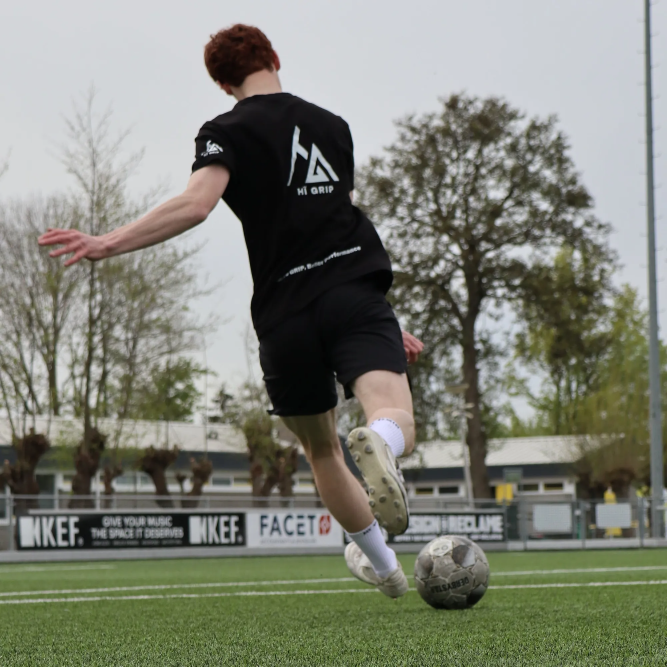
#> input picture 03_Website_Agent/Homepage-prototype/v1.33/img/sport-voetbal-2000.webp, 2000 x 2000 px, given in place of sport-voetbal-2000.png, which was not available (shown at 1/3 size)
$ python beeld_basis.py
#> lines starting #> are read from the running program, lines starting #| are printed output that depends on the picture; after the words box and inside, x2 and y2 are one past the last pixel; in counts of white or black regions, pixels touching at a corner belong together
# Ronde 4: A1 x B3 op zwart, FRZN/Doré-niveau. Alle beelden 2x (1200 breed voor 600px slot).
import pathlib, random
from PIL import Image, ImageDraw, ImageFont, ImageFilter, ImageEnhance, ImageChops

import os
ROOT = pathlib.Path(os.environ.get("EMAIL_WORK", pathlib.Path(__file__).parent))  # werkmap met src/, src/cut/, assets/
FONTS_DIR = pathlib.Path(__file__).parent.parent / "Fonts"
SRC, CUT, OUT, FONTS = ROOT / "src", ROOT / "src" / "cut", ROOT / "assets", FONTS_DIR
BI, BLK, SEMI = (str(FONTS / f) for f in ("Poppins-BlackItalic.ttf", "Poppins-Black.ttf", "Poppins-SemiBold.ttf"))
VOLT, WHITE, BLACK, MUTE = (204, 255, 0), (255, 255, 255), (10, 10, 10), (144, 145, 148)
W = 1200


# ---------------------------------------------------------------- helpers
def font(path, size):
    return ImageFont.truetype(path, size)


def tw(f, s, track):
    return sum(f.getlength(c) for c in s) + track * f.size * (len(s) - 1)


def text(d, xy, s, f, fill, track=-0.045):
    x, y = xy
    for c in s:
        d.text((x, y), c, font=f, fill=fill)
        x += f.getlength(c) + track * f.size
    return x


def caps(d, xy, s, size=19, fill=MUTE, track=0.18, anchor="l"):
    f = font(SEMI, size)
    w = tw(f, s, track)
    x = xy[0] - (w if anchor == "r" else 0)
    text(d, (x, xy[1]), s, f, fill, track)
    return w


ERODE = {"sp-tennis-wit-1179.png": 7, "f6.png": 5}


def refine(name, height, sat=1.0, con=1.06):
    """Gladde, afgeronde randen: 1px eroderen, alpha verzachten en weer aanscherpen (geen rafels of halo)."""
    im = Image.open(CUT / name).convert("RGBA")
    a = im.getchannel("A").filter(ImageFilter.MinFilter(ERODE.get(name, 3))).filter(ImageFilter.GaussianBlur(1.6))
    a = a.point(lambda v: 0 if v < 70 else 255 if v > 190 else int((v - 70) * 255 / 120))
    rgb = ImageEnhance.Contrast(ImageEnhance.Color(im.convert("RGB")).enhance(sat)).enhance(con)
    im = rgb.convert("RGBA")
    im.putalpha(a)
    w = int(im.size[0] * height / im.size[1])
    return im.resize((w, height), Image.LANCZOS)


def rim(p, color=(235, 240, 225), spread=3, blur=4, op=0.35):
    """Randlicht: zachte lichtrand rond de sporter zodat zwart shirt loskomt van zwarte achtergrond."""
    a = p.getchannel("A")
    pad = spread * 4
    big = Image.new("L", (p.size[0] + pad * 2, p.size[1] + pad * 2), 0)
    big.paste(a, (pad, pad))
    g = big.filter(ImageFilter.MaxFilter(spread * 2 + 1)).filter(ImageFilter.GaussianBlur(blur))
    g = g.point(lambda v: int(v * op))
    lay = Image.new("RGBA", big.size, color + (0,))
    lay.putalpha(g)
    return lay, pad


def place(im, p, xy, rim_col=(235, 240, 225), rim_op=0.35, shift=(-5, -6)):
    """Gericht randlicht van linksboven: de gloed schuift op, de sporter dekt de rest af."""
    lay, pad = rim(p, rim_col, op=rim_op)
    im.alpha_composite(lay, (xy[0] - pad + shift[0], xy[1] - pad + shift[1]))
    im.alpha_composite(p, xy)


def backlight(size, cx, cy, rx, ry, col=(70, 72, 66), op=255):
    lay = Image.new("RGBA", size, (0, 0, 0, 0))
    ImageDraw.Draw(lay).ellipse([cx - rx, cy - ry, cx + rx, cy + ry], fill=col + (op,))
    return lay.filter(ImageFilter.GaussianBlur(min(rx, ry) * 0.55))


def shadow(size, cx, cy, rw, rh, op=170, blur=22):
    s = Image.new("RGBA", size, (0, 0, 0, 0))
    ImageDraw.Draw(s).ellipse([cx - rw, cy - rh, cx + rw, cy + rh], fill=(0, 0, 0, op))
    return s.filter(ImageFilter.GaussianBlur(blur))


def spotlight(size, cx, cy, r, col=(34, 34, 34)):
    w, h = size
    base = Image.new("RGB", size, BLACK)
    m = Image.new("L", size, 0)
    ImageDraw.Draw(m).ellipse([cx - r, cy - r, cx + r, cy + r], fill=255)
    m = m.filter(ImageFilter.GaussianBlur(r * 0.45))
    return Image.composite(Image.new("RGB", size, col), base, m)


def tri_raster(size, cx, cy, r, col=(40, 40, 40), cell=30):
    """Grippatroon van de zool (driehoeken) als 'gespoten' merkhandtekening, vervaagt naar de randen."""
    w, h = size
    lay = Image.new("RGBA", size, (0, 0, 0, 0))
    d = ImageDraw.Draw(lay)
    rnd = random.Random(5)
    for j, y in enumerate(range(0, h, int(cell * 0.87))):
        off = (cell / 2) if j % 2 else 0
        for x in range(-cell, w + cell, cell):
            px = x + off
            dist = ((px - cx) ** 2 + (y - cy) ** 2) ** 0.5 / r
            if dist > 1 or rnd.random() < dist ** 1.6:
                continue
            s = cell * 0.36
            up = (j + x // cell) % 2 == 0
            pts = [(px, y - s), (px - s, y + s * 0.8), (px + s, y + s * 0.8)] if up else [(px, y + s), (px - s, y - s * 0.8), (px + s, y - s * 0.8)]
            d.polygon(pts, fill=col + (int(255 * (1 - dist) ** 0.7),))
    return lay


def grain(im, amt=0.035):
    n = Image.effect_noise(im.size, 40).convert("RGB")
    return Image.blend(im.convert("RGB"), n, amt)


# [6 lines left out: function round_corners, not called in this run]


def sticker_img(s, size, rot):
    f = font(BI, size)
    w, h = int(tw(f, s, -0.045)) + int(size * 0.34), int(size * 1.18)
    t = Image.new("RGBA", (w, h), VOLT + (255,))
    text(ImageDraw.Draw(t), (int(size * 0.15), int(-size * 0.17)), s, f, BLACK)
    return t.rotate(rot, expand=True, resample=Image.BICUBIC)


def circle_badge(d, cx, cy, r, line1, line2):
    d.ellipse([cx - r, cy - r, cx + r, cy + r], outline=(200, 200, 200), width=2)
    a = r * 0.32
    d.line([(cx - a, cy + a), (cx + a, cy - a)], fill=WHITE, width=3)
    d.line([(cx + a, cy - a), (cx - a * 0.1, cy - a)], fill=WHITE, width=3)
    d.line([(cx + a, cy - a), (cx + a, cy + a * 0.1)], fill=WHITE, width=3)
    caps(d, (cx + r + 24, cy - 26), line1, 17, MUTE)
    text(d, (cx + r + 24, cy - 2), line2, font(BLK, 30), WHITE, -0.02)


# [8 lines left out: function barcode, not called in this run]


def edge_to_black(im, feather=110):
    """Randen naadloos naar mailzwart, zodat het beeld geen zichtbaar blok vormt."""
    w, h = im.size
    m = Image.new("L", (w, h), 0)
    ImageDraw.Draw(m).rectangle([feather, feather, w - feather, h - feather], fill=255)
    m = m.filter(ImageFilter.GaussianBlur(feather * 0.55))
    return Image.composite(im.convert("RGB"), Image.new("RGB", (w, h), BLACK), m)


def save_jpg(im, name, q=80):
    im.convert("RGB").save(OUT / name, "JPEG", quality=q, optimize=True, progressive=True)
    print(name, im.size, round((OUT / name).stat().st_size / 1024), "KB")


# [23 lines left out: functions crop_to, grade, not called in this run]


# ---------------------------------------------------------------- 1. HERO
def hero():
    H = 1500
    size = (W, H)
    bg = Image.alpha_composite(spotlight(size, 800, 760, 600).convert("RGBA"), backlight(size, 850, 640, 330, 420, (58, 60, 54)))
#> in spotlight, `base = Image.new("RGB", size, BLACK)`: base: PIL image 1200x1500 RGB; every value is 10
#> in spotlight, `m = Image.new("L", size, 0)`: m: PIL image 1200x1500 L; every value is 0
#> in spotlight, `ImageDraw.Draw(m).ellipse([cx - r, cy - r, cx + r, cy + r], fill=255)`:
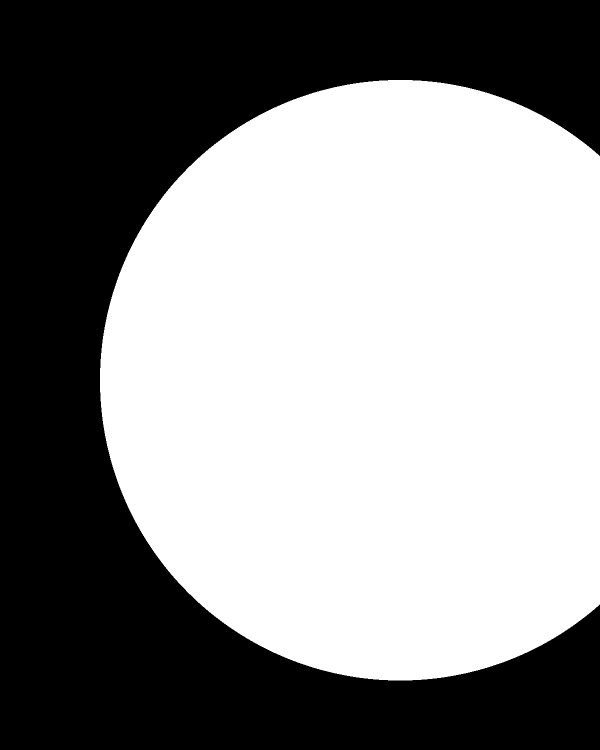
#> m: PIL image 1200x1500 L (shown at 1/2 size); 56% white; 1 black region, box (x1, y1, x2, y2) and area: (0, 0, 1200, 1500) 792134
#> in backlight, `lay = Image.new("RGBA", size, (0, 0, 0, 0))`: lay: PIL image 1200x1500 RGBA; every value is 0
    bg = Image.alpha_composite(bg, tri_raster(size, 800, 700, 540))
    im = edge_to_black(grain(bg), 120).convert("RGBA")  # alleen de achtergrond loopt naadloos weg
#> in grain, `n = Image.effect_noise(im.size, 40).convert("RGB")`:
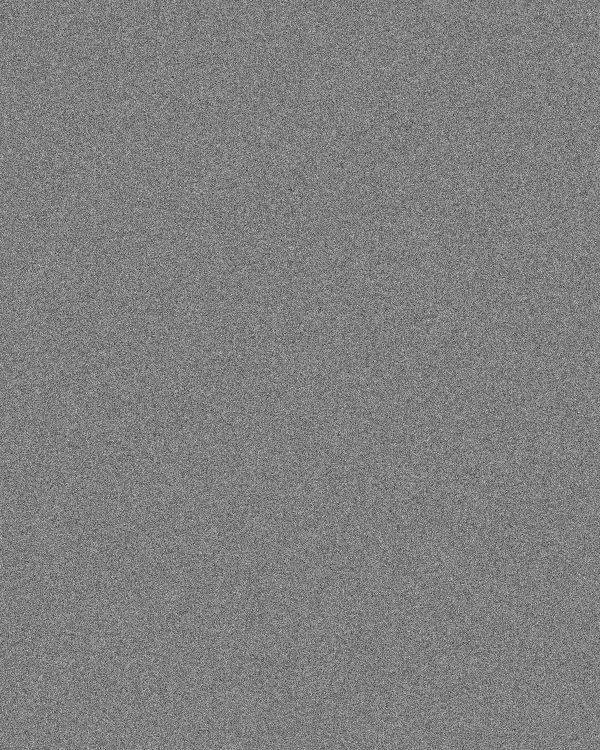
#> n: PIL image 1200x1500 RGB (shown at 1/2 size); min 0, max 255, mean 127.5
#> in edge_to_black, `w, h = im.size`: w = 1200; h = 1500
#> in edge_to_black, `ImageDraw.Draw(m).rectangle([feather, feather, w - feather, h - feathe..`: m: PIL image 1200x1500 L; 67.3% white; 1 black region, box (x1, y1, x2, y2) and area: (0, 0, 1200, 1500) 588179
#> in edge_to_black, `m = m.filter(ImageFilter.GaussianBlur(feather * 0.55))`:
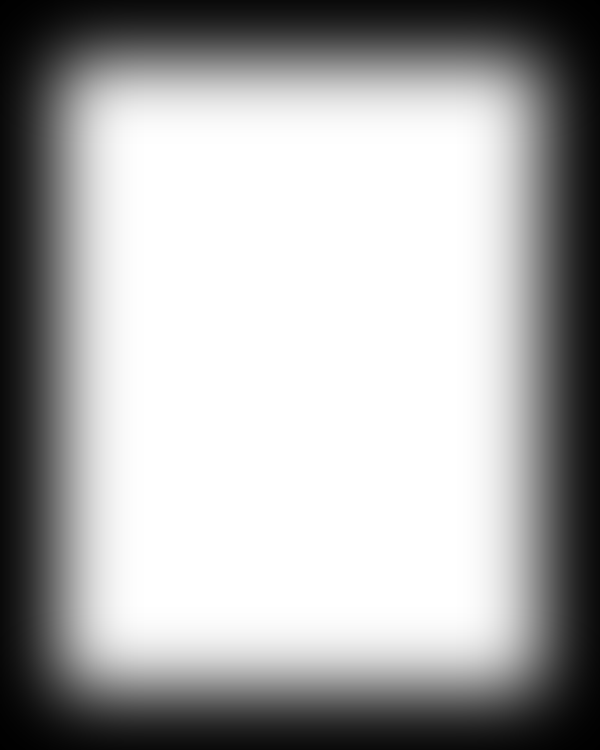
#> m: PIL image 1200x1500 L (shown at 1/2 size); min 0, max 255, mean 171.3
    # laag 1: kop (achter de sporter)
    back = Image.new("RGBA", size, (0, 0, 0, 0))
    bd = ImageDraw.Draw(back)
    f = font(BI, 182)
    y0 = 150
    text(bd, (72, y0), "JIJ BENT", f, WHITE)
    x_er = text(bd, (72, y0 + 164), "ER", f, WHITE)
#> x_er = 297.1
    text(bd, (72, y0 + 328), "BIJ.", f, WHITE)
    im = Image.alpha_composite(im, back)
    # laag 2: sporter, overlapt alleen de uiteinden van de regels
    p = refine("sport-voetbal-2000.png", 1060, sat=1.02)
#> in refine, `a = im.getchannel("A").filter(ImageFilter.MinFilter(ERODE.get(name, 3)..`: a: PIL image 2000x2000 L; every value is 255
    cx = 830
    px, py = cx - p.size[0] // 2, 1250 - p.size[1]
#> px = 300; py = 190
    im = Image.alpha_composite(im, shadow(size, cx + 40, 1236, 280, 28))
#> im: PIL image 1200x1500 RGBA
    place(im, p, (px, py), rim_op=0.42)
#> in rim, `a = p.getchannel("A")`: a: PIL image 1060x1060 L; every value is 255
#> in rim, `big = Image.new("L", (p.size[0] + pad * 2, p.size[1] + pad * 2), 0)`: big: PIL image 1084x1084 L; every value is 0
#> in rim, `big.paste(a, (pad, pad))`: big: PIL image 1084x1084 L; 95.6% white; 1 black region, box (x1, y1, x2, y2) and area: (0, 0, 1084, 1084) 51456
#> in rim, `lay.putalpha(g)`:
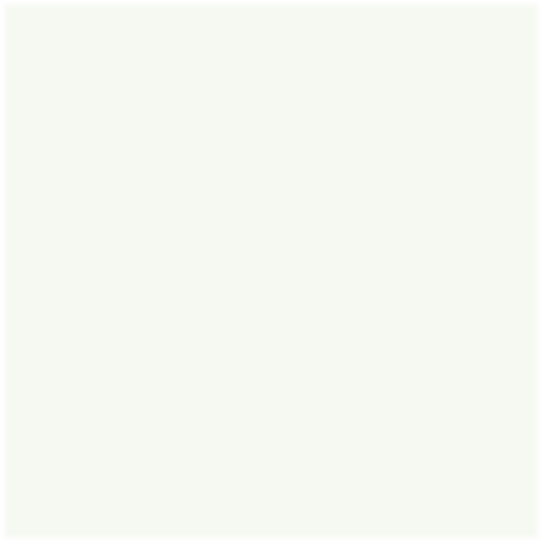
#> lay: PIL image 1084x1084 RGBA (shown at 1/2 size); mean R, G, B, A 235, 240, 225, 103.4; transparent parts drawn white
#> in place, `lay, pad = rim(p, rim_col, op=rim_op)`: pad = 12
    # laag 3 (voor de sporter): sticker, aanbod, annotaties
    st = sticker_img("EERDER", 150, -4)
#> in sticker_img, `text(ImageDraw.Draw(t), (int(size * 0.15), int(-size * 0.17)), s, f, B..`:
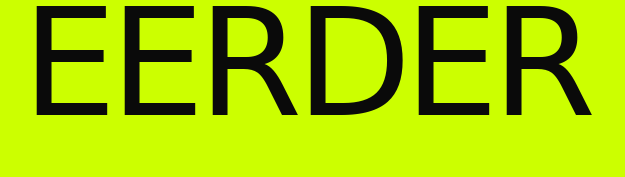
#> t: PIL image 625x177 RGBA; mean R, G, B, A 163.5, 203.8, 2.1, 255
#> in sticker_img, `return t.rotate(rot, expand=True, resample=Image.BICUBIC)`:
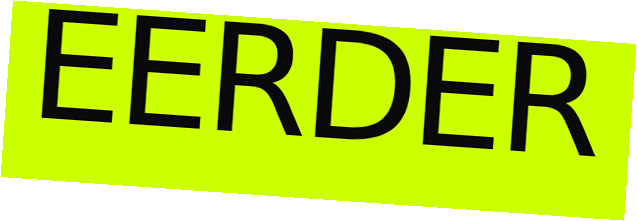
#> returned value: PIL image 637x221 RGBA; mean R, G, B, A 128.5, 160, 1.6, 200.4; transparent parts drawn white
    im.alpha_composite(st, (int(x_er + 26), y0 + 164 + 14))
    d = ImageDraw.Draw(im)
    caps(d, (W - 72, 70), "[ HÏ PERFORMANCE DAYS ]", 18, MUTE, anchor="r")
    caps(d, (W - 72, 100), "27.11 T/M 30.11.2026", 18, WHITE, anchor="r")
    for i, s in enumerate(["[ ALLEEN VOOR DE LIJST ]", "[ VÓÓR DE REST ]", "[ BLACK FRIDAY 27.11 ]"]):
        caps(d, (76, 760 + i * 32), s, 17, (170, 170, 170))
    f2 = font(BI, 112)
    text(d, (72, 1236), "2 KOPEN.", f2, WHITE)
    text(d, (72, 1340), "2 GRATIS.", f2, VOLT)
    circle_badge(d, W - 400, 1330, 50, "VROEGE TOEGANG", "[DATUM]")
    caps(d, (W - 72, H - 50), "03", 16, MUTE, track=0.1, anchor="r")
    d.line([(W - 200, H - 40), (W - 108, H - 40)], fill=MUTE, width=2)
    caps(d, (W - 250, H - 50), "01", 16, MUTE, track=0.1)
    save_jpg(im, "r4-hero.jpg", 84)
#> in save_jpg, `im.convert("RGB").save(OUT / name, "JPEG", quality=q, optimize=True, p..`:
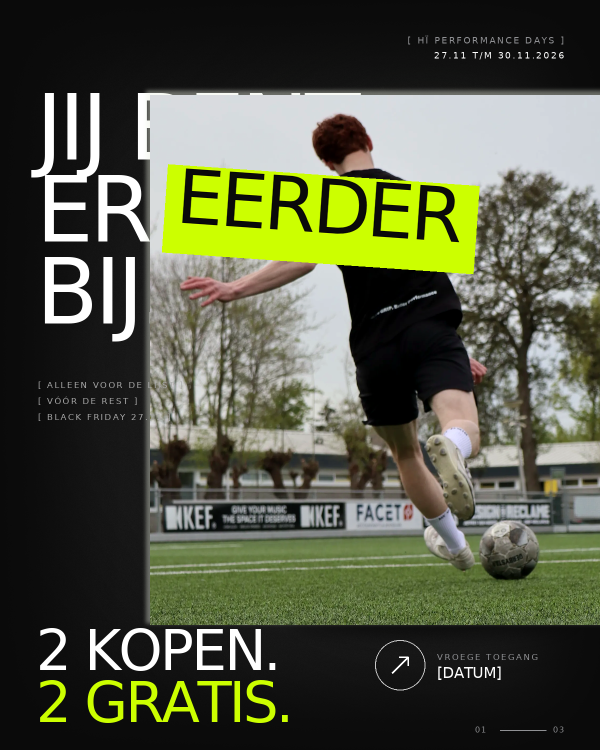
#> saved as r4-hero.jpg: PIL image 1200x1500 RGB (shown at 1/2 size); mean R, G, B 83.9, 88.1, 67.3


# ---------------------------------------------------------------- 2. WOORDMERK MET SPORTERS (FRZN PUFFERS)
# [139 lines left out: functions wordmark, deal_cards, grid_photos, studio, studio_tiles, closer and 1 more, not called in this run]


if __name__ == "__main__":
#> (the run stopped early here; a loop or call above may not have finished)
